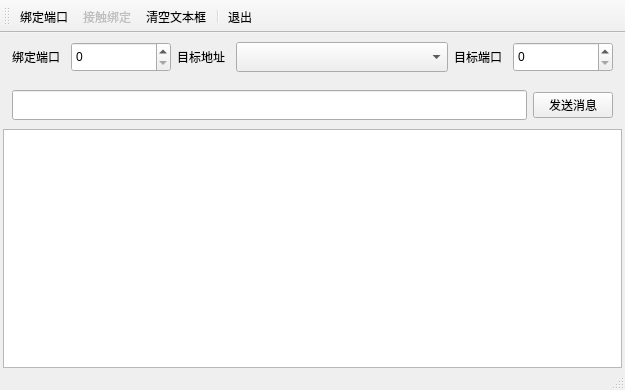
<?xml version="1.0" encoding="UTF-8"?>
<ui version="4.0">
 <class>MainWindow</class>
 <widget class="QMainWindow" name="MainWindow">
  <property name="geometry">
   <rect>
    <x>0</x>
    <y>0</y>
    <width>625</width>
    <height>390</height>
   </rect>
  </property>
  <property name="windowTitle">
   <string>UDP通讯窗口</string>
  </property>
  <widget class="QWidget" name="centralwidget">
   <layout class="QVBoxLayout" name="verticalLayout">
    <property name="spacing">
     <number>0</number>
    </property>
    <property name="leftMargin">
     <number>3</number>
    </property>
    <property name="topMargin">
     <number>0</number>
    </property>
    <property name="rightMargin">
     <number>3</number>
    </property>
    <property name="bottomMargin">
     <number>0</number>
    </property>
    <item>
     <widget class="QWidget" name="widget" native="true">
      <layout class="QHBoxLayout" name="horizontalLayout">
       <item>
        <widget class="QLabel" name="label">
         <property name="maximumSize">
          <size>
           <width>53</width>
           <height>16777215</height>
          </size>
         </property>
         <property name="text">
          <string>绑定端口</string>
         </property>
        </widget>
       </item>
       <item>
        <widget class="QSpinBox" name="spinBox">
         <property name="minimumSize">
          <size>
           <width>0</width>
           <height>30</height>
          </size>
         </property>
         <property name="maximumSize">
          <size>
           <width>100</width>
           <height>16777215</height>
          </size>
         </property>
         <property name="maximum">
          <number>9999</number>
         </property>
        </widget>
       </item>
       <item>
        <widget class="QLabel" name="label_2">
         <property name="maximumSize">
          <size>
           <width>53</width>
           <height>16777215</height>
          </size>
         </property>
         <property name="text">
          <string>目标地址</string>
         </property>
        </widget>
       </item>
       <item>
        <widget class="QComboBox" name="comboBox">
         <property name="minimumSize">
          <size>
           <width>0</width>
           <height>30</height>
          </size>
         </property>
        </widget>
       </item>
       <item>
        <widget class="QLabel" name="label_3">
         <property name="maximumSize">
          <size>
           <width>53</width>
           <height>16777215</height>
          </size>
         </property>
         <property name="text">
          <string>目标端口</string>
         </property>
        </widget>
       </item>
       <item>
        <widget class="QSpinBox" name="spinBox_2">
         <property name="minimumSize">
          <size>
           <width>0</width>
           <height>30</height>
          </size>
         </property>
         <property name="maximumSize">
          <size>
           <width>100</width>
           <height>16777215</height>
          </size>
         </property>
         <property name="maximum">
          <number>9999</number>
         </property>
        </widget>
       </item>
      </layout>
     </widget>
    </item>
    <item>
     <widget class="QWidget" name="widget_2" native="true">
      <layout class="QHBoxLayout" name="horizontalLayout_2">
       <item>
        <widget class="QLineEdit" name="lineEdit">
         <property name="minimumSize">
          <size>
           <width>0</width>
           <height>30</height>
          </size>
         </property>
        </widget>
       </item>
       <item>
        <widget class="QPushButton" name="pushButton">
         <property name="text">
          <string>发送消息</string>
         </property>
        </widget>
       </item>
      </layout>
     </widget>
    </item>
    <item>
     <widget class="QPlainTextEdit" name="plainTextEdit">
      <property name="readOnly">
       <bool>true</bool>
      </property>
     </widget>
    </item>
   </layout>
  </widget>
  <widget class="QStatusBar" name="statusbar"/>
  <widget class="QToolBar" name="toolBar">
   <property name="windowTitle">
    <string>toolBar</string>
   </property>
   <property name="toolButtonStyle">
    <enum>Qt::ToolButtonTextBesideIcon</enum>
   </property>
   <attribute name="toolBarArea">
    <enum>TopToolBarArea</enum>
   </attribute>
   <attribute name="toolBarBreak">
    <bool>false</bool>
   </attribute>
   <addaction name="actionBind"/>
   <addaction name="actionStop"/>
   <addaction name="actionClear"/>
   <addaction name="separator"/>
   <addaction name="actionExit"/>
  </widget>
  <action name="actionBind">
   <property name="icon">
    <iconset resource="resource.qrc">
     <normaloff>:/Image/play.png</normaloff>:/Image/play.png</iconset>
   </property>
   <property name="text">
    <string>绑定端口</string>
   </property>
  </action>
  <action name="actionStop">
   <property name="enabled">
    <bool>false</bool>
   </property>
   <property name="icon">
    <iconset resource="resource.qrc">
     <normaloff>:/Image/stop.png</normaloff>:/Image/stop.png</iconset>
   </property>
   <property name="text">
    <string>接触绑定</string>
   </property>
  </action>
  <action name="actionClear">
   <property name="icon">
    <iconset resource="resource.qrc">
     <normaloff>:/Image/clear.png</normaloff>:/Image/clear.png</iconset>
   </property>
   <property name="text">
    <string>清空文本框</string>
   </property>
  </action>
  <action name="actionExit">
   <property name="icon">
    <iconset resource="resource.qrc">
     <normaloff>:/Image/actExit.png</normaloff>:/Image/actExit.png</iconset>
   </property>
   <property name="text">
    <string>退出</string>
   </property>
  </action>
 </widget>
 <resources>
  <include location="resource.qrc"/>
 </resources>
 <connections>
  <connection>
   <sender>actionExit</sender>
   <signal>triggered()</signal>
   <receiver>MainWindow</receiver>
   <slot>close()</slot>
   <hints>
    <hint type="sourcelabel">
     <x>-1</x>
     <y>-1</y>
    </hint>
    <hint type="destinationlabel">
     <x>312</x>
     <y>194</y>
    </hint>
   </hints>
  </connection>
  <connection>
   <sender>actionClear</sender>
   <signal>triggered()</signal>
   <receiver>plainTextEdit</receiver>
   <slot>clear()</slot>
   <hints>
    <hint type="sourcelabel">
     <x>-1</x>
     <y>-1</y>
    </hint>
    <hint type="destinationlabel">
     <x>312</x>
     <y>248</y>
    </hint>
   </hints>
  </connection>
 </connections>
</ui>
